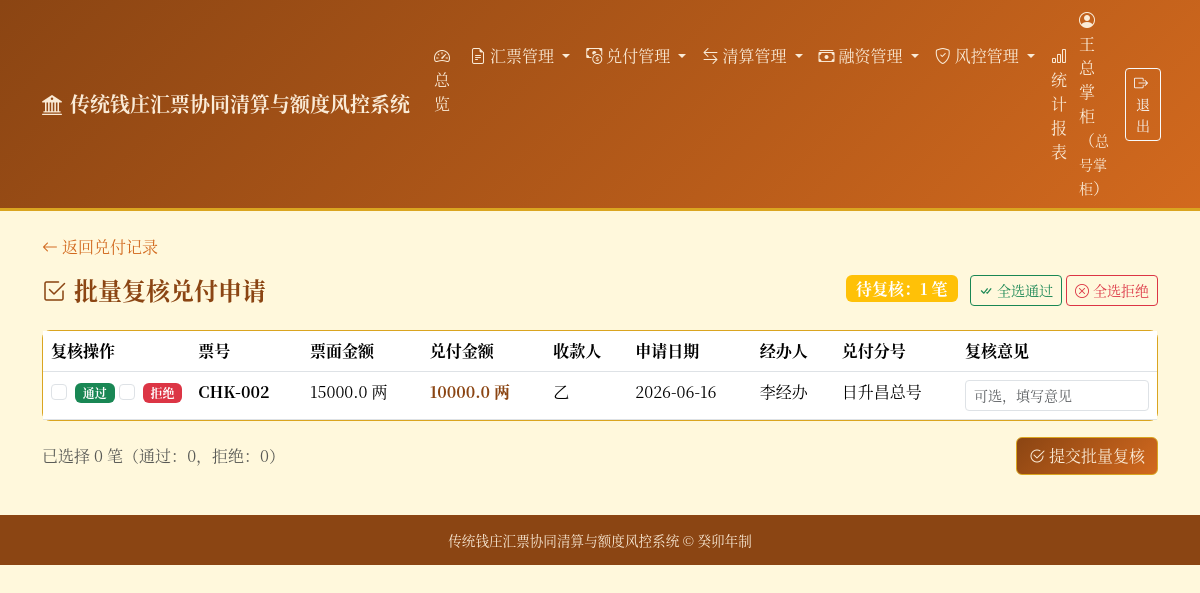
The app's page /redemptions/batch-review (signed in) with its own data.
### tables this page shows
CREATE TABLE redemptions (
        id INTEGER PRIMARY KEY AUTOINCREMENT,
        bill_id INTEGER NOT NULL,
        payee TEXT NOT NULL,
        amount REAL NOT NULL CHECK(amount > 0),
        request_date TEXT NOT NULL,
        operator_id INTEGER NOT NULL,
        status TEXT NOT NULL DEFAULT '待复核' CHECK(status IN ('待复核', '已完成', '已拒绝')),
        reviewer_id INTEGER,
        review_date TEXT,
        review_comment TEXT,
        redeem_branch_id INTEGER,
        FOREIGN KEY (bill_id) REFERENCES bills(id),
        FOREIGN KEY (operator_id) REFERENCES users(id),
        FOREIGN KEY (reviewer_id) REFERENCES users(id),
        FOREIGN KEY (redeem_branch_id) REFERENCES branches(id)
    );

CREATE TABLE bills (
        id INTEGER PRIMARY KEY AUTOINCREMENT,
        bill_no TEXT UNIQUE NOT NULL,
        amount REAL NOT NULL CHECK(amount > 0),
        issuer_id INTEGER NOT NULL,
        issue_branch_id INTEGER,
        payee TEXT NOT NULL,
        issue_date TEXT NOT NULL,
        due_date TEXT,
        status TEXT NOT NULL DEFAULT '有效' CHECK(status IN (
            '有效', '已兑付', '已作废', '挂失', '冻结'
        )),
        remark TEXT,
        FOREIGN KEY (issuer_id) REFERENCES users(id),
        FOREIGN KEY (issue_branch_id) REFERENCES branches(id)
    );

CREATE TABLE users (
        id INTEGER PRIMARY KEY AUTOINCREMENT,
        username TEXT UNIQUE NOT NULL,
        real_name TEXT NOT NULL,
        role TEXT NOT NULL CHECK(role IN ('总号掌柜', '分号掌柜', '票号经办人', '复核人', '稽核员')),
        branch_id INTEGER,
        password TEXT NOT NULL DEFAULT '123456',
        status TEXT NOT NULL DEFAULT '在职' CHECK(status IN ('在职', '离职')),
        created_date TEXT NOT NULL,
        FOREIGN KEY (branch_id) REFERENCES branches(id)
    );

CREATE TABLE branches (
        id INTEGER PRIMARY KEY AUTOINCREMENT,
        branch_code TEXT UNIQUE NOT NULL,
        branch_name TEXT NOT NULL,
        location TEXT,
        manager TEXT,
        contact TEXT,
        status TEXT NOT NULL DEFAULT '营业中' CHECK(status IN ('营业中', '已歇业')),
        created_date TEXT NOT NULL,
        remark TEXT
    );

### main.py (the view)
@app.get("/redemptions/batch-review", response_class=HTMLResponse)
def batch_review_page(request: Request, user=Depends(auth_dep)):
    if user["role"] not in REVIEWER_ROLES:
        raise HTTPException(status_code=403, detail="无权批量复核")
    conn = get_db()
    cursor = conn.cursor()
    cursor.execute(
        "SELECT r.*, b.bill_no, b.amount as bill_amount, u.real_name as operator_name, br.branch_name as redeem_branch_name FROM redemptions r LEFT JOIN bills b ON r.bill_id = b.id LEFT JOIN users u ON r.operator_id = u.id LEFT JOIN branches br ON r.redeem_branch_id = br.id WHERE r.status = '待复核' ORDER BY r.id"
    )
    pending = [dict(row) for row in cursor.fetchall()]
    conn.close()
    return templates.TemplateResponse(
        "batch_review.html", {"request": request, "user": user, "pending": pending}
    )

### templates/batch_review.html (shortened to what this page needs)
{% extends "base.html" %}
{% block content %}
<div class="mb-3">
    <a href="/redemptions" class="text-decoration-none" style="color: var(--qz-secondary);">
        <i class="bi bi-arrow-left me-1"></i>返回兑付记录
    </a>
</div>
<div class="d-flex justify-content-between align-items-center mb-4">
    <h4 class="fw-bold mb-0" style="color: var(--qz-primary);">
        <i class="bi bi-check2-square me-2"></i>批量复核兑付申请
    </h4>
    <div>
        <span class="badge bg-warning fs-6 me-2">待复核：{{ pending|length }} 笔</span>
        <button type="button" class="btn btn-outline-success btn-sm" onclick="selectAll(true)">
            <i class="bi bi-check-all me-1"></i>全选通过
        </button>
        <button type="button" class="btn btn-outline-danger btn-sm" onclick="selectAll(false)">
            <i class="bi bi-x-circle me-1"></i>全选拒绝
        </button>
    </div>
</div>
{% if not pending %}
<div class="card card-qz">
    <div class="card-body text-center py-5">
        <i class="bi bi-check2-circle fs-1 d-block mb-3 text-success"></i>
        <p class="text-muted mb-0">暂无待复核的兑付申请</p>
    </div>
</div>
{% else %}
<form method="post" id="reviewForm">
    <div class="card card-qz">
        <div class="card-body p-0">
            <div class="table-responsive">
                <table class="table table-hover mb-0">
                    <thead style="background-color: var(--qz-light);">
                        <tr>
                            <th style="width: 80px;">复核操作</th>
                            <th>票号</th>
                            <th>票面金额</th>
                            <th>兑付金额</th>
                            <th>收款人</th>
                            <th>申请日期</th>
                            <th>经办人</th>
                            <th>兑付分号</th>
                            <th style="width: 200px;">复核意见</th>
                        </tr>
                    </thead>
                    <tbody>
                        {% for r in pending %}
                        <tr data-id="{{ r.id }}">
                            <td>
                                <div class="d-flex gap-1">
                                    <div class="form-check">
                                        <input class="form-check-input action-approve" type="checkbox"
                                            data-id="{{ r.id }}" id="approve_{{ r.id }}" onchange="handleCheck({{ r.id }}, 'approve')">
                                        <label class="form-check-label badge badge-approved" for="approve_{{ r.id }}">通过</label>
                                    </div>
                                    <div class="form-check">
                                        <input class="form-check-input action-reject" type="checkbox"
                                            data-id="{{ r.id }}" id="reject_{{ r.id }}" onchange="handleCheck({{ r.id }}, 'reject')">
                                        <label class="form-check-label badge badge-rejected" for="reject_{{ r.id }}">拒绝</label>
                                    </div>
                                </div>
                            </td>
                            <td><strong>{{ r.bill_no }}</strong></td>
                            <td>{{ r.bill_amount }} 两</td>
                            <td><strong style="color: var(--qz-primary);">{{ r.amount }} 两</strong></td>
                            <td>{{ r.payee }}</td>
                            <td>{{ r.request_date }}</td>
                            <td>{{ r.operator_name }}</td>
                            <td>{{ r.redeem_branch_name }}</td>
                            <td>
                                <input type="text" class="form-control form-control-sm comment-input"
                                    data-id="{{ r.id }}" placeholder="可选，填写意见">
                            </td>
                        </tr>
                        {% endfor %}
                    </tbody>
                </table>
            </div>
        </div>
    </div>
    <div class="mt-3 d-flex justify-content-between align-items-center">
        <div class="text-muted">
            <span id="selectedCount">已选择 0 笔</span>（通过：<span id="approveCount">0</span>，拒绝：<span id="rejectCount">0</span>）
        </div>
        <button type="submit" class="btn btn-qz" onclick="return submitReview()">
            <i class="bi bi-check2-circle me-1"></i>提交批量复核
        </button>
    </div>
</form>
{% endif %}
{% endblock %}

### templates/base.html (style rules this page uses)
:root { --qz-primary: #8B4513; --qz-secondary: #D2691E; --qz-accent: #DAA520; --qz-bg: #FFF8DC; --qz-dark: #3E2723; --qz-light: #FAEBD7; }
body { background-color: var(--qz-bg); font-family: "Songti SC", "SimSun", "Noto Serif CJK SC", serif; color: var(--qz-dark); }
.card-qz { border: 1px solid var(--qz-accent); border-radius: 8px; background: #FFFEF5; }
.btn-qz { background: linear-gradient(135deg, var(--qz-primary), var(--qz-secondary)); color: var(--qz-light); border: 1px solid var(--qz-accent); }
.badge-approved { background-color: #198754; }
.badge-rejected { background-color: #dc3545; }

### records on screen
redemptions: bill_no "CHK-002", bill_amount "15000.0", amount "10000.0", payee "乙", request_date "2026-06-16", operator_name "李经办", redeem_branch_name "日升昌总号"

### other values on screen
{{ user.real_name }} "王总掌柜"
{{ user.role }} "总号掌柜"
{{ pending|length }} "1"
